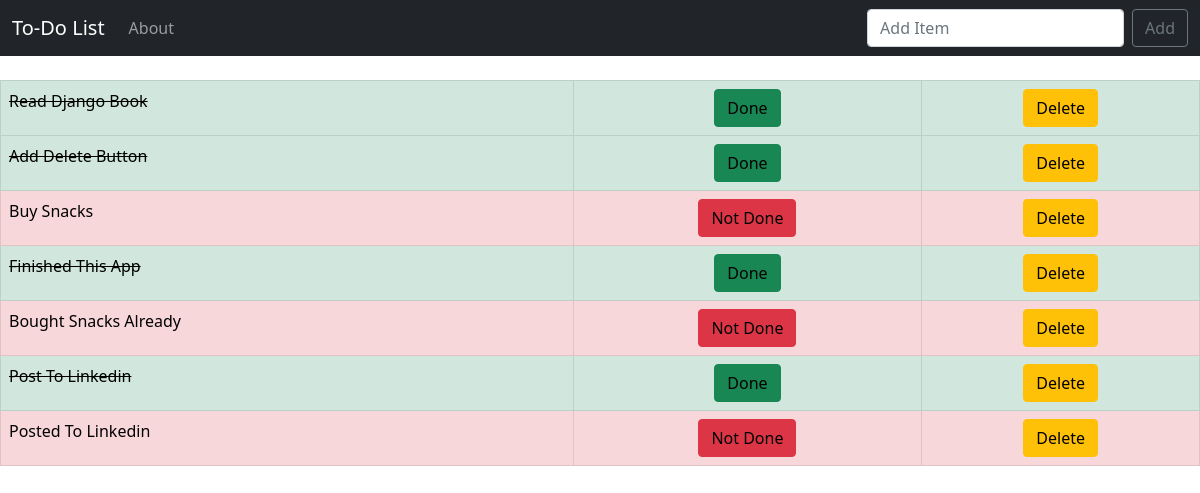
The page / on the database its author committed.
### todo_list/models.py (models this page shows, shortened)
class List(models.Model):
    item = models.CharField(max_length=255)
    is_completed = models.BooleanField(default=False)

### todo_list/views.py (the view)
# urls.py: path("",views.home, name = 'home'),
def home(request):
    if request.method =='POST':
        form = ListForm(request.POST or None)
        if form.is_valid():
            form.save()
            all_items=List.objects.all()
            messages.success(request, ('Item has been added to List!'))
            return redirect('home')
    else:
        all_items = List.objects.all()
        context = {'all_items':all_items}
        return render(request, 'home.html', context)

### todo_list/templates/home.html (shortened to what this page needs)
{% extends 'base.html' %}
{% block content %}
      {% if all_items %}
        <table class="table table-bordered">
            {% for items in all_items %}
                {% if items.is_completed %}
                    <tr class ="table-success">
                        <td class="striker"><a href="{% url 'edit' items.id %}">{{items.item | title}}</a></td>
                        <td><center><button type="button" class="btn btn-success"><a href="{% url 'complete' items.id %}">Done</a></button></center></td>
                         <td><center><button type="button" class="btn btn-warning"><a href="{% url 'delete' items.id %}">Delete</a></button></center></td>
                    </tr>
                {% else %}
                    <tr class="table-danger">
                        <td><a href="{% url 'edit' items.id %}">{{items.item | title}}</a></td>
                        <td><center><button type="button" class="btn btn-danger"><a href="{% url 'incomplete' items.id %}">Not Done</a></button></center></td>
                         <td><center><button type="button" class="btn btn-warning"><a href="{% url 'delete' items.id %}">Delete</a></button></center></td>
                    </tr>
                {% endif %}
            {% endfor %}
        </table>
      {% endif %}
{% endblock %}

### static/css/styles.css (style rules this page uses)
.striker { text-decoration: line-through; }
a { color: #000000; text-decoration: none; }

### rows shown on the page
List: item "Read Django Book"
List: item "Add Delete Button"
List: item "Buy Snacks"
List: item "Finished This App"
List: item "Bought Snacks Already"
List: item "Post To Linkedin"
List: item "Posted To Linkedin"
